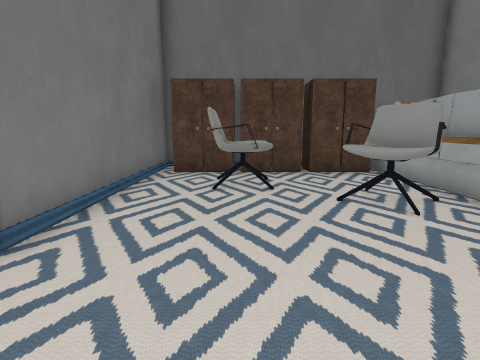
View 1 (above)

12 first-person views from a walk through a level from a Godot 3-D game. The camera is 1.4 m above the floor, tilts 10° down and sees 80° across. The floor is counted in squares, 1 m on a side. Each view is taken from the middle of a square. On the plan, view 1 faces up. The plan holds only what a view shows up to about 14 squares ahead; the rest is blank. Door leaves are left out where a doorway can be walked through. Some surface patterns are stand-ins.

View 2
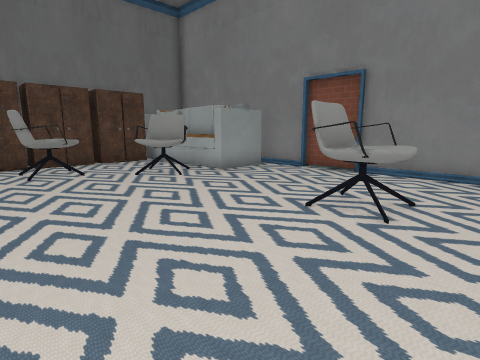

View 3
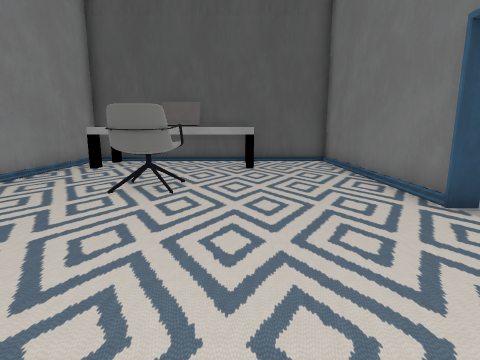

View 4
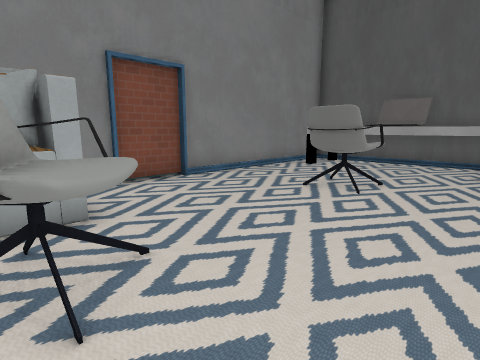

View 5
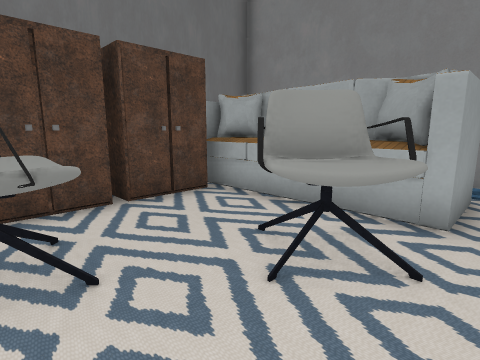

View 6
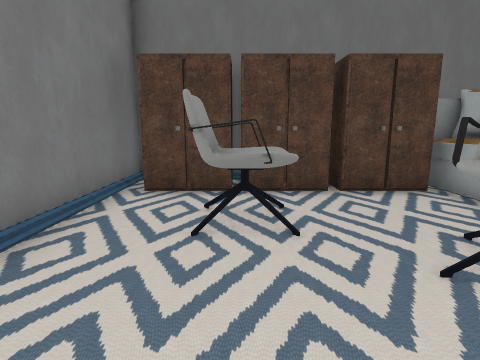

View 7
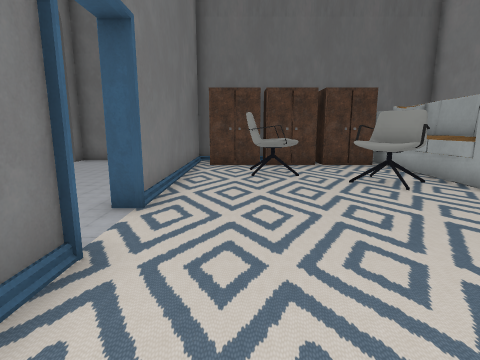

View 8
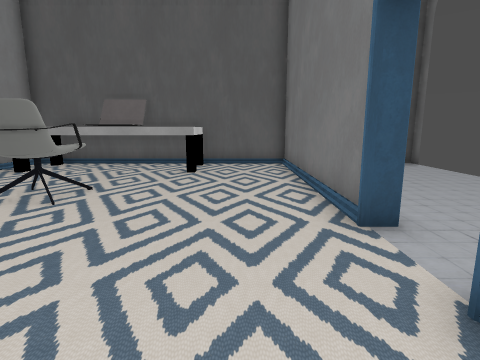

View 9
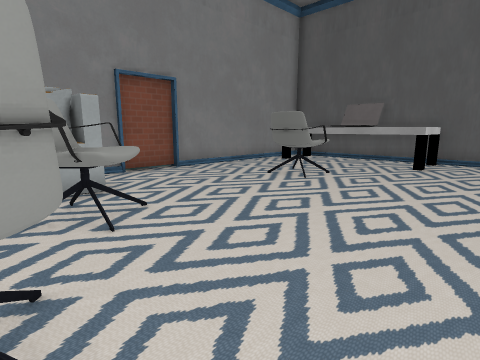

View 10
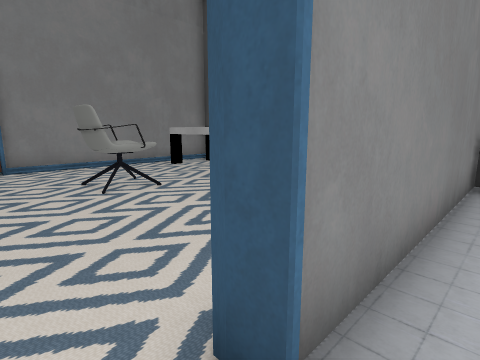

View 11
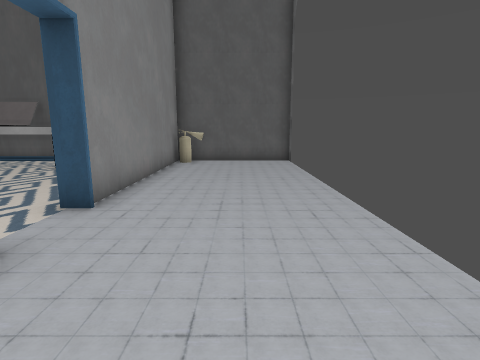

View 12
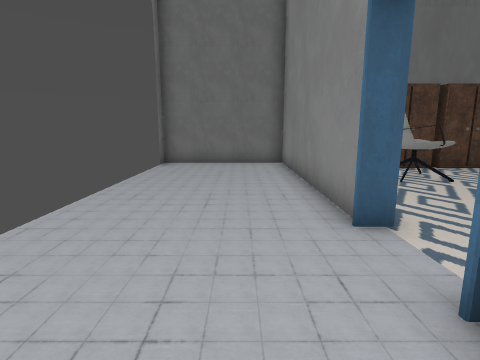

### Floor plan
Key: @ floor where view 1 was taken; # wall or solid block; x gap in a wall; . floor; D open door; ^ raised ledge; C closet; A armchair; L laptop; E fire extinguisher.
Columns run from 8 left of view 1 to 8 right of it. Each row starts with its distance up from view 1.
 11 x#############
 10 .....#CC#CCCC##
  9 .....#.......^#
  8 .....#..AA...^#
  7 .....#.AAA...^#
  6 .....#....AAA^#
  5 .....#.....A.####
  4 .....#..........#
  3 .....D..........#
  2 .....D..........#
  1 .....D..........#
  0 .....#..@..A....#
 -1 .....#.....AA...#
 -2 .....#..........#
 -3 .....#..........#
 -4 .....#..........#
 -5 .....#...^^LL^^.#
 -6 ....E#...^ LL ^.#
 -7  ################

Positions as (right, up) in squares from view 1, and headings:
1: (0, 0), facing up
2: (-2, -3), facing up-right
3: (1, 6), facing down
4: (0, 6), facing down-right
5: (0, 4), facing up-right
6: (0, 3), facing up
7: (-1, -2), facing up
8: (-1, 5), facing down
9: (-2, 7), facing down-right
10: (-4, 2), facing down-right
11: (-6, 6), facing down
12: (-5, -1), facing up
